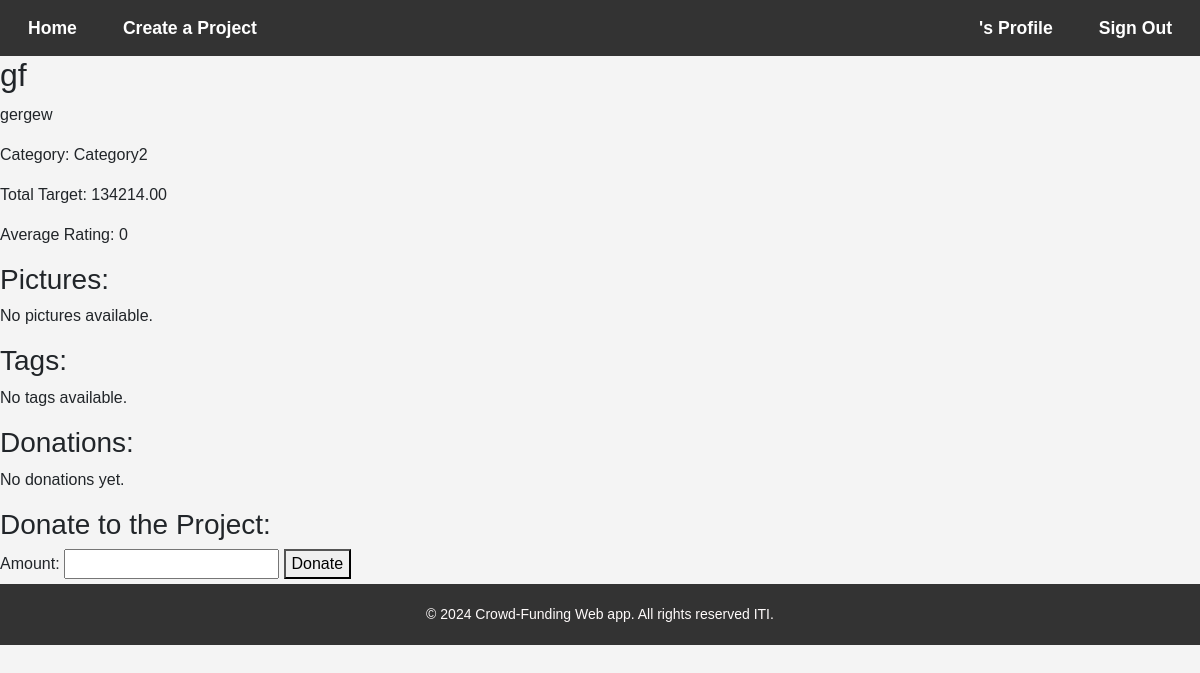
Screenshot of /project_detail/1/ with the database file from the repository.
### projects/models.py (models this page shows, shortened)
class Project(models.Model):
    title = models.CharField(max_length=50)
    details = models.TextField(max_length=255)
    category = models.ForeignKey(Category, on_delete=models.PROTECT)
    pictures = models.ForeignKey("Picture", on_delete=models.SET_NULL, null=True, blank=True)
    target_amount = models.DecimalField(max_digits=10, decimal_places=2)
    tags = models.ManyToManyField('Tag')
    start_time = models.DateTimeField(default=timezone.now)
    end_time = models.DateTimeField()
    owner = models.ForeignKey(MyUser, on_delete=models.CASCADE)
    is_cancelled = models.BooleanField(default=False)
    is_featured = models.BooleanField(default=False)
    def average_rating(self):
        total_rating = sum([rating.value for rating in self.ratings.all()])
        if total_rating:
            return total_rating / self.ratings.count()
        return 0

class Category(models.Model):
    name = models.CharField(max_length=50)
    def __str__(self):
        return self.name

### registration/views.py (the view)
# urls.py: path('project_detail/<int:project_id>/', project_detail, name='project_detail'),
def project_detail(request, project_id):
    project = get_object_or_404(Project, id=project_id)
    average_rating = project.average_rating()
    return render(
        request,
        "projects/project_detail.html",
        {"project": project, "average_rating": average_rating},
    )

### templates/projects/project_detail.html (shortened to what this page needs)
{% extends 'base.html' %}
{% load static %}
{% block css %}
<link rel="stylesheet" href="{% static 'css/project_detail.css' %}">
{% endblock %}
{% block body %}
<h2>{{ project.title }}</h2>
<p>{{ project.details }}</p>
<p>Category: {{ project.category }}</p>
<p>Total Target: {{ project.target_amount }}</p>
<p>Average Rating: {{ average_rating }}</p>
<h3>Pictures:</h3>
{% for picture in project.pictures.all %}
<img src="{{ picture.image.url }}" alt="Project Picture" width="200">
{% empty %}
<p>No pictures available.</p>
{% endfor %}
<h3>Tags:</h3>
{% for tag in project.tags.all %}
<span>{{ tag.name }}</span>
{% empty %}
<p>No tags available.</p>
{% endfor %}
<h3>Donations:</h3>
{% for donation in project.donations.all %}
<p>{{ donation.user.username }} donated {{ donation.amount }}</p>
{% empty %}
<p>No donations yet.</p>
{% endfor %}
<h3>Donate to the Project:</h3>
<form method="post" action="{% url 'donate' project_id=project.id %}">
    <label for="amount">Amount:</label>
    <input type="text" id="amount" name="amount">
    <button type="submit">Donate</button>
</form>
{% endblock %}

### static/css/base.css (style rules this page uses)
body { font-family: Arial, sans-serif; background-color: #f4f4f4; padding: 0; }

### rows the page displays
Project: title "gf", details "gergew", category "Category2", target_amount "134214.00"

### other values shown
{{ average_rating }} "0"
